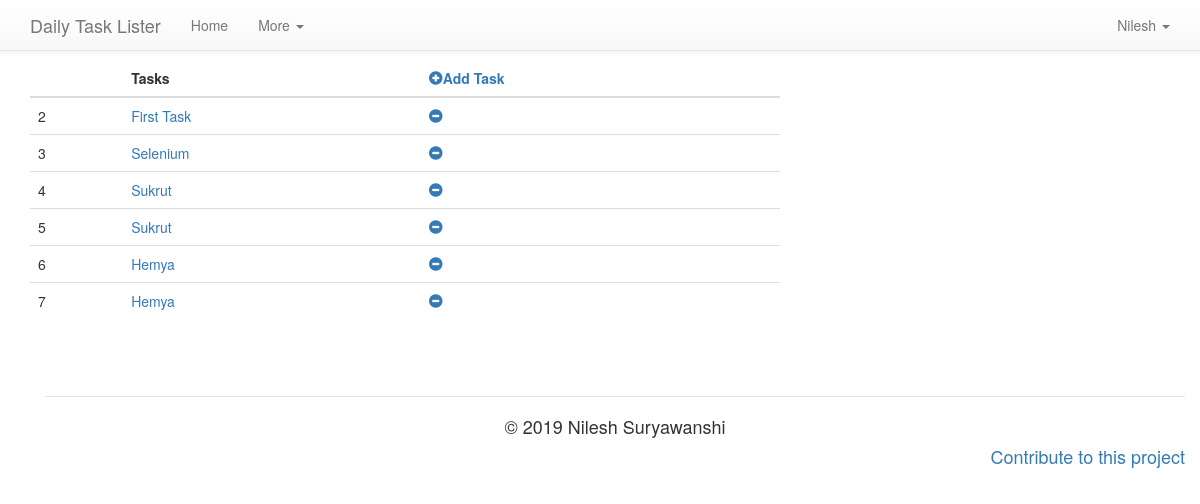
The page /user/Nilesh (signed in) on the database as committed earlier.
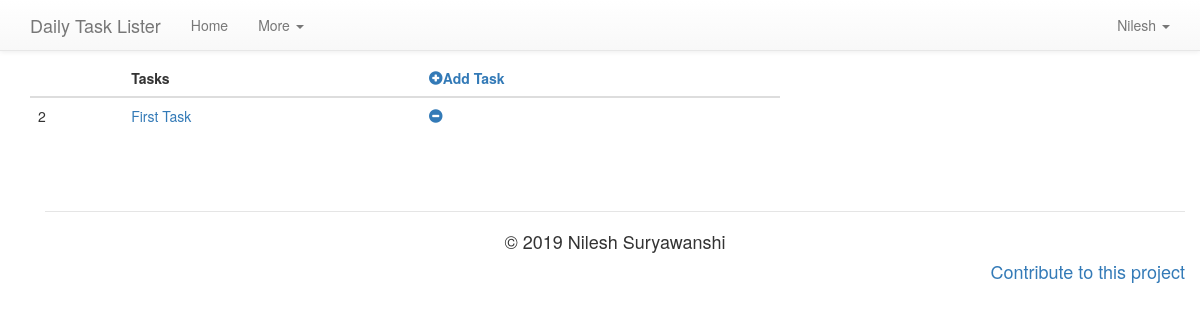
The same page on the database as committed later.
### task_lister/models.py (models this page shows, shortened)
class User(UserMixin , db.Model):
    id = db.Column(db.Integer, primary_key = True)
    username = db.Column(db.String(64), index = True, unique = True)
    email = db.Column(db.String(120), index = True, unique = True)
    mob = db.Column(db.Integer,unique = True)
    password_hash = db.Column(db.String(120))
    tasks = db.relationship('Task', backref = 'user', lazy = 'dynamic', cascade = 'all, delete-orphan')

class Task(db.Model):
    id = db.Column(db.Integer, primary_key = True, unique = True)
    t_name = db.Column(db.String(20))
    t_desc = db.Column(db.String(80))
    timestamp = db.Column(db.DateTime, index = True, default = now.replace(tzinfo = local))
    ddate = db.Column(db.DateTime, index = True)
    user_id = db.Column(db.Integer, db.ForeignKey('user.id'))

### task_lister/routes.py (the view)
@app.route('/user/<username>', methods = ['GET','POST'])
@login_required
def user(username):
    user = User.query.filter_by(username = username).first_or_404()
    task = Task.query.filter_by(user_id = user.id).all()
    return render_template('user.html',title = 'Welcome', tasks = task)

### task_lister/models.py (called while the page is built)
@login.user_loader
def load_user(id):
    return User.query.get(int(id))

### task_lister/templates/user.html (shortened to what this page needs)
{% extends 'base.html' %}
        {% block app_content %}
        {% if tasks %}
        <div class="container">
                <div class="row">
                        <div class="col-md-8">
                                <div class="table-responsive">
                                        <table class="table table-hover">
                                                <thead>
                                                        <tr>
                                                                <th></th>
                                                                <th>Tasks</th>
                                                                <th><a id = "addtask" href="{{ url_for('newtask',username = current_user.username)}}">
                                                                        <span class="glyphicon glyphicon-plus-sign"></span>Add Task
                                                                </a></th>
                                                        </tr>
                                                </thead>
                                                <tbody>
                                                        {% for task in tasks %}
                                                        <tr>
                                                                <td>{{ task.id }}</td>
                                                                <td><a id = "{{ task.id }}" href="{{ url_for('desc_task',username=current_user.username,t_id=task.id) }}">{{ task.t_name }}</a>
                                                                </td>
                                                                <td><a class="button" name = "{{ task.id }}"
                                                                                href="{{ url_for('deltask',t_id=task.id) }}"><span
                                                                                        class="glyphicon glyphicon-minus-sign"
                                                                                        aria-hidden="true"></span></a>
                                                                </td>
                                                        </tr>
                                                        {% endfor %}
                                                </tbody>
                                        </table>
                                </div>
                        </div>
                </div>
        {% endif %}
        {% endblock %}

### task_lister/templates/base.html (shortened to what this page needs)
<!DOCTYPE html>
<html lang="en">
<head>
    <link rel="stylesheet" href="https://maxcdn.bootstrapcdn.com/bootstrap/3.3.7/css/bootstrap.min.css"
>
    <link rel="stylesheet" href="https://maxcdn.bootstrapcdn.com/bootstrap/3.3.7/css/bootstrap-theme.min.css"
>
</head>
<body>
    {% block navbar %}
    <nav class="navbar navbar-default navbar-fixed-top">
        <div class="container">
            <div class="navbar-header">
                <a class="navbar-brand">
                    Daily Task Lister
                </a>
            </div>
            <div id="navbar" class="navbar-collapse collapse">
                <ul class="nav navbar-nav">
                    <li>
                        <a href="{{ url_for('home') }}">Home</a>
                    </li>
                    <li class="dropdown">
                        <a href="#" data-toggle="dropdown">More
                            <span class="caret"></span></a>
                    </li>
                </ul>
                <ul class="nav navbar-nav navbar-right">
                    {% if current_user.is_anonymous %}
                    <li>
                        <a name = "register" href="{{ url_for('register') }}">
                            <span class="glyphicon glyphicon-user"></span> Register
                        </a>
                    </li>
                    <li>
                        <a name = "login" href="{{ url_for('login') }}">
                            <span class="glyphicon glyphicon-log-in"></span> Login
                        </a>
                    </li>
                    {% else %}
                    <li class="dropdown">
                        <a id = "user" href="#" data-toggle="dropdown">{{ current_user.username }}
                            <span class="caret"></span>
                        </a>
                    </li>
                    {% endif %}
                </ul>
            </div>
        </div>
    </nav>
    {% block app_content %}{% endblock %}
    <div class="container inline-p">
        <legend></legend>
        <h4>
            <p class="text-center">&copy; 2019 Nilesh Suryawanshi<p>
                    <p class="pull-right">
                        <a href="https://github.com/nilesh1168/Simple-webapp">Contribute to this project</a>
                    </p>
        </h4>
    </div>
    {% endblock  %}
</body>
</html>

Rows that differ between the two databases and show on the page:
removed Task: id "3", t_name "Selenium"
removed Task: id "4", t_name "Sukrut"
removed Task: id "5", t_name "Sukrut"
removed Task: id "6", t_name "Hemya"
removed Task: id "7", t_name "Hemya"
